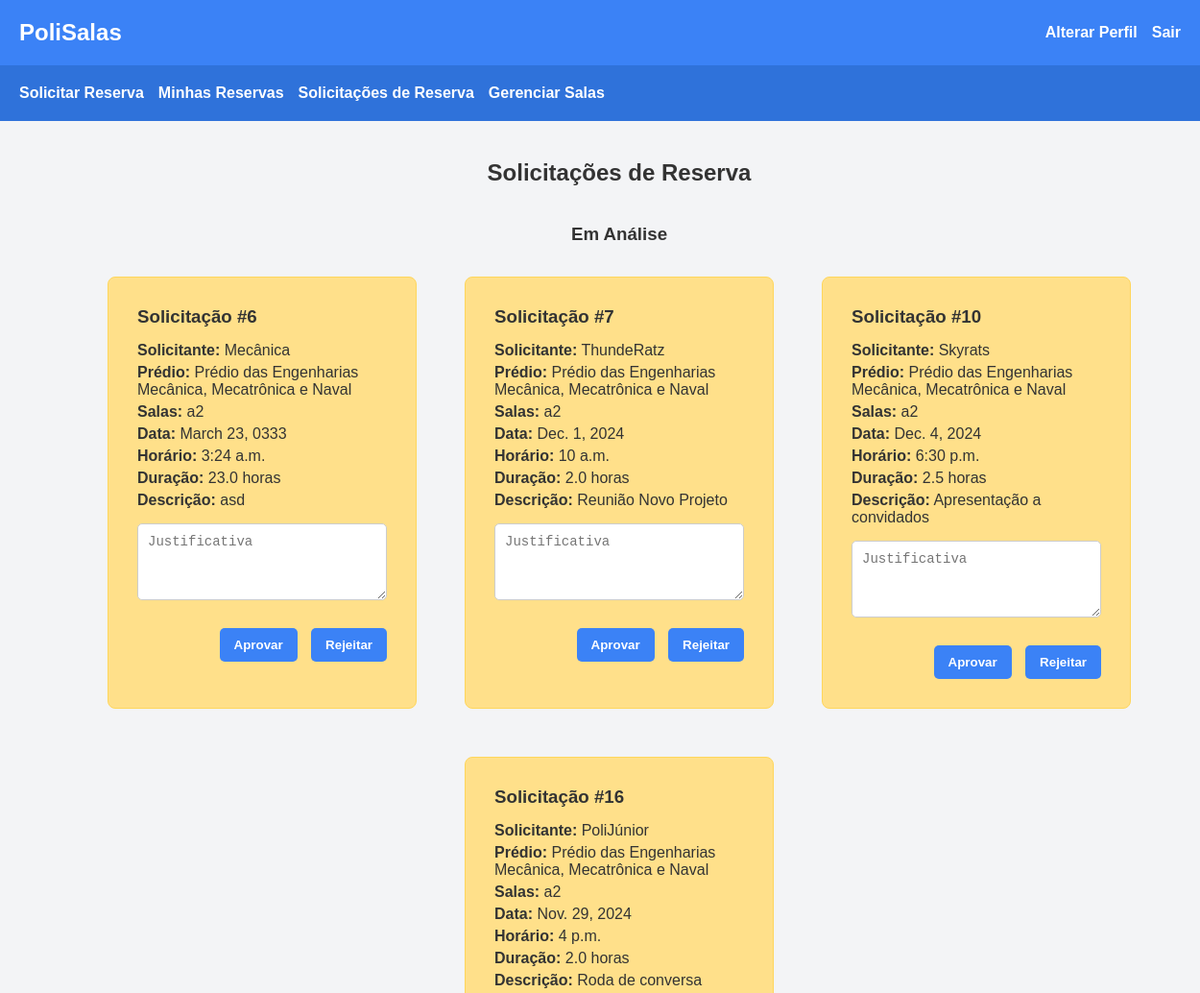
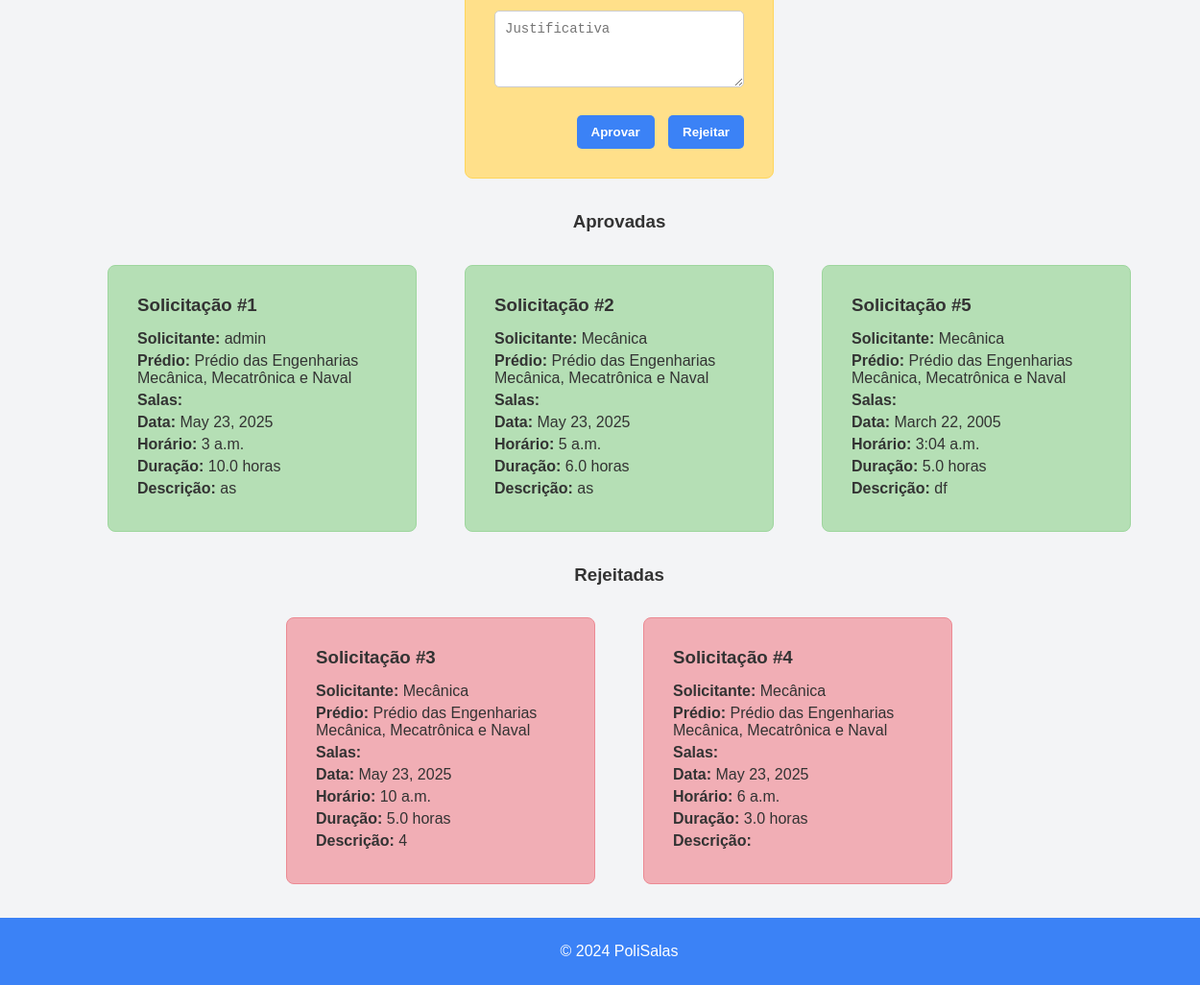
The app's page /avaliar_solicitacoes/ (signed in) with its own data (2 pictures, top to bottom).
### reservas/models.py (models this page shows, shortened)
class Solicitacao(models.Model):
    STATUS_CHOICES = [
        ('Em análise', 'Em análise'),
        ('Aprovada', 'Aprovada'),
        ('Rejeitada', 'Rejeitada'),
    ]
    solicitante = models.ForeignKey(settings.AUTH_USER_MODEL, on_delete=models.CASCADE)
    predio = models.ForeignKey(Predio, on_delete=models.CASCADE)
    salas = models.ManyToManyField(Sala)
    data = models.DateField()
    horario = models.TimeField()
    duracao = models.FloatField()  # Duração em horas
    status = models.CharField(max_length=10, choices=STATUS_CHOICES, default='Em análise')
    descricao = models.TextField(blank=True, null=True)
    justificativa = models.TextField(blank=True, null=True)

class Usuario(AbstractUser):
    is_building_administrator = models.BooleanField(default=False)
    telefone = models.CharField(max_length=20, blank=True, null=True)
    nome_representante = models.CharField(max_length=100, blank=True, null=True)
    telefone_representante = models.CharField(max_length=20, blank=True, null=True)
    email_representante = models.EmailField(blank=True, null=True)

class Predio(models.Model):
    nome = models.CharField(max_length=100)
    endereco = models.CharField(max_length=200)

class Sala(models.Model):
    nome = models.CharField(max_length=50)
    predio = models.ForeignKey(Predio, on_delete=models.CASCADE, related_name='salas')
    capacidade = models.IntegerField()
    numero_projetores = models.IntegerField()
    numero_computadores = models.IntegerField()
    ar_condicionado = models.BooleanField(default=False)
    giz_canetao = models.CharField(max_length=10)  # 'Giz' ou 'Canetão'

### reservas/views.py (the view, shortened to what this page needs)
# urls.py: path('avaliar_solicitacoes/', views.avaliar_solicitacoes, name='avaliar_solicitacoes'),
@login_required
def avaliar_solicitacoes(request):
    if request.user.is_building_administrator:
        predio = request.user.administracaopredial.predio
        solicitacoes_em_analise = Solicitacao.objects.filter(predio=predio, status='Em análise')
        solicitacoes_aprovadas = Solicitacao.objects.filter(predio=predio, status='Aprovada')
        solicitacoes_rejeitadas = Solicitacao.objects.filter(predio=predio, status='Rejeitada')
        return render(request, 'reservas/avaliar_solicitacoes.html', {
            'solicitacoes_em_analise': solicitacoes_em_analise,
            'solicitacoes_aprovadas': solicitacoes_aprovadas,
            'solicitacoes_rejeitadas': solicitacoes_rejeitadas,
        })
    else:
        return redirect('home')

### reservas/templates/reservas/avaliar_solicitacoes.html (shortened to what this page needs)
{% extends 'reservas/base.html' %}
{% block content %}
<h2 class="page-title">Solicitações de Reserva</h2>
<h3 class="content-title">Em Análise</h3>
<div class="cards-container">
    {% for solicitacao in solicitacoes_em_analise %}
    <div class="card pending">
        <div class="card-content">
            <h3>Solicitação #{{ solicitacao.id }}</h3>
            <p><strong>Solicitante:</strong> {{ solicitacao.solicitante.username }}</p>
            <p><strong>Prédio:</strong> {{ solicitacao.predio.nome }}</p>
            <p><strong>Salas:</strong>
                {% for sala in solicitacao.salas.all %}
                    {{ sala.nome }}{% if not forloop.last %}, {% endif %}
                {% endfor %}
            </p>
            <p><strong>Data:</strong> {{ solicitacao.data }}</p>
            <p><strong>Horário:</strong> {{ solicitacao.horario }}</p>
            <p><strong>Duração:</strong> {{ solicitacao.duracao }} horas</p>
            <p><strong>Descrição:</strong> {{ solicitacao.descricao }}</p>
            <form method="post">
                <textarea name="justificativa" placeholder="Justificativa"></textarea>
                <div class="card-actions">
                    <button type="submit" name="acao" value="aprovar">Aprovar</button>
                    <button type="submit" name="acao" value="rejeitar">Rejeitar</button>
                </div>
            </form>
        </div>
    </div>
    {% empty %}
    <p>Não há solicitações pendentes de avaliação.</p>
    {% endfor %}
</div>
<h3 class="content-title">Aprovadas</h3>
<div class="cards-container">
    {% for solicitacao in solicitacoes_aprovadas %}
    <div class="card approved">
        <div class="card-content">
            <h3>Solicitação #{{ solicitacao.id }}</h3>
            <p><strong>Solicitante:</strong> {{ solicitacao.solicitante.username }}</p>
            <p><strong>Prédio:</strong> {{ solicitacao.predio.nome }}</p>
            <p><strong>Salas:</strong>
            </p>
            <p><strong>Data:</strong> {{ solicitacao.data }}</p>
            <p><strong>Horário:</strong> {{ solicitacao.horario }}</p>
            <p><strong>Duração:</strong> {{ solicitacao.duracao }} horas</p>
            <p><strong>Descrição:</strong> {{ solicitacao.descricao }}</p>
        </div>
    </div>
    {% empty %}
    <p>Não há solicitações aprovadas.</p>
    {% endfor %}
</div>
<h3 class="content-title">Rejeitadas</h3>
<div class="cards-container">
    {% for solicitacao in solicitacoes_rejeitadas %}
    <div class="card rejected">
        <div class="card-content">
            <h3>Solicitação #{{ solicitacao.id }}</h3>
            <p><strong>Solicitante:</strong> {{ solicitacao.solicitante.username }}</p>
            <p><strong>Prédio:</strong> {{ solicitacao.predio.nome }}</p>
            <p><strong>Salas:</strong>
            </p>
            <p><strong>Data:</strong> {{ solicitacao.data }}</p>
            <p><strong>Horário:</strong> {{ solicitacao.horario }}</p>
            <p><strong>Duração:</strong> {{ solicitacao.duracao }} horas</p>
            <p><strong>Descrição:</strong> {{ solicitacao.descricao }}</p>
        </div>
    </div>
    {% empty %}
    <p>Não há solicitações rejeitadas.</p>
    {% endfor %}
</div>
{% endblock %}

### reservas/static/css/style.css (style rules this page uses)
body { font-family: Arial, sans-serif; background-color: #f3f4f6; margin: 0; padding: 0; min-height: 100vh; display: flex; flex-direction: column; }
h2 { color: #333; margin-bottom: 20px; }
.content-title { color: #333; }
.cards-container { display: flex; flex-wrap: wrap; gap: 20px; justify-content: center; width: 100%; }
.card { background-color: #d1d5db; border: 1px solid #a8aeb5; border-radius: 8px; width: 300px; overflow: hidden; text-decoration: none; color: inherit; transition: box-shadow 0.3s, transform 0.2s; padding: 10px; margin: 15px; }
.card.approved { background-color: #b5dfb5; border-color: #9ed69e; }
.card.rejected { background-color: #f1aeb5; border-color: #ec8a93; }
.card.pending { background-color: #ffe08a; border-color: #ffd65c; }
.card-content { padding: 20px; }
.card-content h3 { margin-top: 0; margin-bottom: 15px; color: #333; }
.card-content p { margin: 5px 0; color: #333; }
.card-actions { padding: 15px 0 0 0; text-align: right; background-color: transparent; }
.card-actions button, .card-actions a.button-reserva { margin-left: 10px; }
form { width: 100%; max-width: 600px; }
input[type="text"], input[type="password"], input[type="date"], select, textarea { width: 100%; padding: 10px; margin-top: 5px; border: 1px solid #ccc; border-radius: 5px; box-sizing: border-box; font-size: 14px; }
textarea { resize: vertical; }
textarea[name="justificativa"] { width: 100%; height: 80px; margin-top: 10px; margin-bottom: 10px; }
button, .button-reserva, .new-request-button { background-color: #3b82f6; color: white; padding: 10px 15px; border-radius: 5px; border: none; cursor: pointer; font-weight: bold; transition: background-color 0.3s, transform 0.2s; text-decoration: none; display: inline-block; }

### records on screen
Solicitacao: id "6", solicitante.username "Mecânica", predio.nome "Prédio das Engenharias Mecânica, Mecatrônica e Naval", data "March 23, 0333", horario "3:24 a.m.", duracao "23.0", descricao "asd"
Sala: nome "a2"
Solicitacao: id "7", solicitante.username "ThundeRatz", predio.nome "Prédio das Engenharias Mecânica, Mecatrônica e Naval", data "Dec. 1, 2024", horario "10 a.m.", duracao "2.0", descricao "Reunião Novo Projeto"
Solicitacao: id "10", solicitante.username "Skyrats", predio.nome "Prédio das Engenharias Mecânica, Mecatrônica e Naval", data "Dec. 4, 2024", horario "6:30 p.m.", duracao "2.5", descricao "Apresentação a convidados"
Solicitacao: id "16", solicitante.username "PoliJúnior", predio.nome "Prédio das Engenharias Mecânica, Mecatrônica e Naval", data "Nov. 29, 2024", horario "4 p.m.", duracao "2.0", descricao "Roda de conversa"
Solicitacao: id "1", solicitante.username "admin", predio.nome "Prédio das Engenharias Mecânica, Mecatrônica e Naval", data "May 23, 2025", horario "3 a.m.", duracao "10.0", descricao "as"
Solicitacao: id "2", solicitante.username "Mecânica", predio.nome "Prédio das Engenharias Mecânica, Mecatrônica e Naval", data "May 23, 2025", horario "5 a.m.", duracao "6.0", descricao "as"
Solicitacao: id "5", solicitante.username "Mecânica", predio.nome "Prédio das Engenharias Mecânica, Mecatrônica e Naval", data "March 22, 2005", horario "3:04 a.m.", duracao "5.0", descricao "df"
Solicitacao: id "3", solicitante.username "Mecânica", predio.nome "Prédio das Engenharias Mecânica, Mecatrônica e Naval", data "May 23, 2025", horario "10 a.m.", duracao "5.0", descricao "4"
Solicitacao: id "4", solicitante.username "Mecânica", predio.nome "Prédio das Engenharias Mecânica, Mecatrônica e Naval", data "May 23, 2025", horario "6 a.m.", duracao "3.0"
